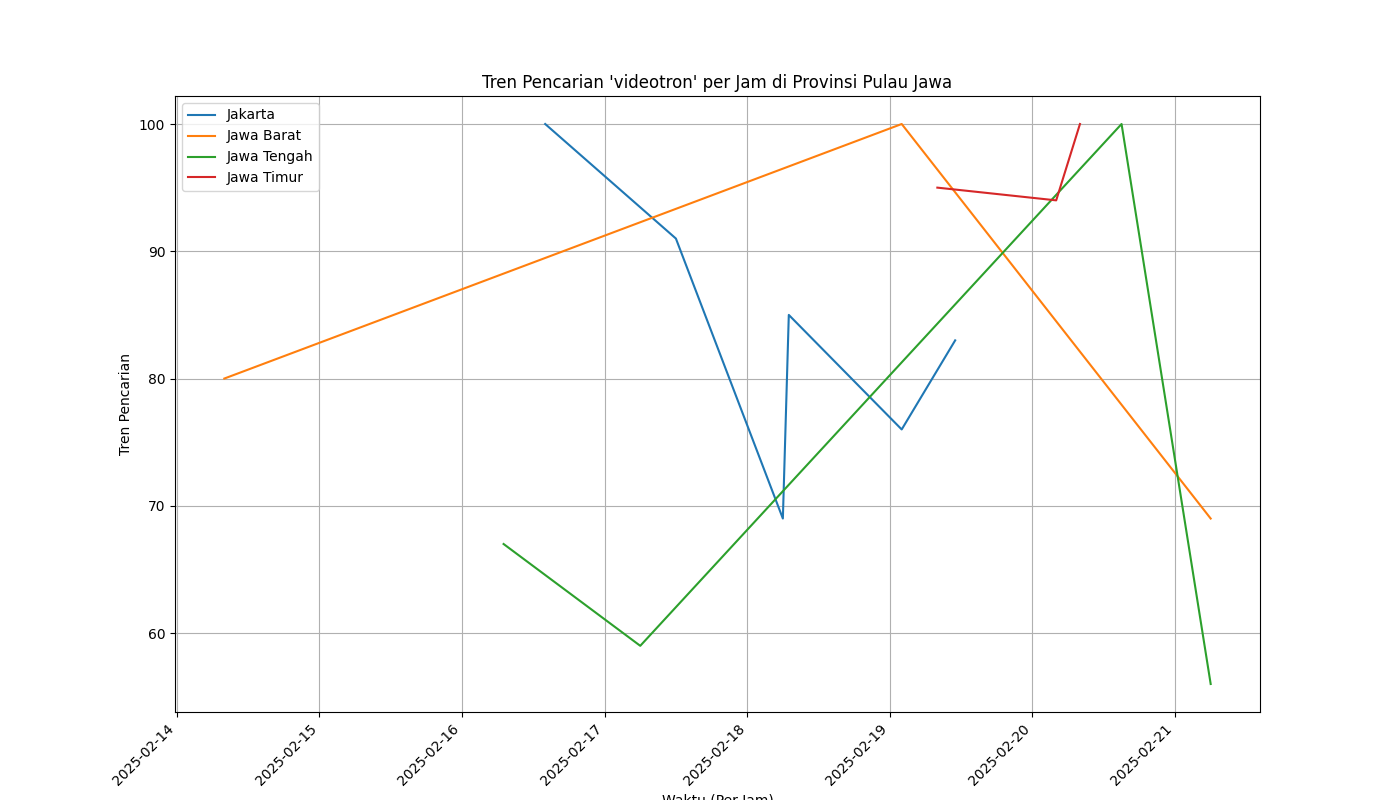

Write Python code to recreate this figure.
from pytrends.request import TrendReq
import pandas as pd
import matplotlib.pyplot as plt
import time

# Inisialisasi Pytrends
pytrends = TrendReq(hl='id', tz=360)

# Kata kunci pencarian
kw_list = ["videotron"]

# Daftar provinsi di Pulau Jawa
province_codes = {
    "Jakarta": "ID-JK",
    "Jawa Barat": "ID-JB",
    "Jawa Tengah": "ID-JT",
    "Jawa Timur": "ID-JI",
    "Banten": "ID-BT",
    "Yogyakarta": "ID-YO"
}

# Dictionary untuk menyimpan data tren per provinsi
data_provinsi = {}

# Looping untuk mendapatkan data tiap provinsi
for province_name, province_code in province_codes.items():
    try:
        # Bangun payload untuk provinsi tertentu
        pytrends.build_payload(kw_list, timeframe='now 7-d', geo=province_code, gprop='')
        
        # Ambil data tren per jam
        df_hourly = pytrends.interest_over_time()
        
        # Cek apakah kolom "running text" tersedia
        if "videotron" in df_hourly.columns:
            # Filter hanya data dengan nilai > 0
            df_hourly = df_hourly[df_hourly["videotron"] > 0]
            
            if not df_hourly.empty:
                data_provinsi[province_name] = df_hourly
                
                # Simpan data ke CSV per provinsi
                csv_filename = f"tren_videotron_{province_name}.csv"
                df_hourly.to_csv(csv_filename, index=True)
                print(f"Data tren di {province_name} telah disimpan ke dalam file: {csv_filename}")
            else:
                print(f"Data tren di {province_name} kosong setelah filter.")
        else:
            print(f"Tidak ada data untuk keyword 'videotron' di {province_name}")
    
    except pytrends.exceptions.TooManyRequestsError as e:
        print(f"TooManyRequestsError pada {province_name}. Menunggu 60 detik sebelum mencoba lagi...")
        time.sleep(60)
        # Setelah delay, Anda bisa mencoba kembali atau melewati provinsi ini
        continue
    except Exception as e:
        print(f"Error saat mengambil data untuk {province_name}: {e}")
    
    # Tambahkan delay antar request untuk menghindari rate limiting
    time.sleep(10)

# Plot hasil tren pencarian per provinsi (hanya yang memiliki data)
if data_provinsi:
    plt.figure(figsize=(14, 8))
    for province_name, df_hourly in data_provinsi.items():
        plt.plot(df_hourly.index, df_hourly["videotron"], label=province_name)
    
    plt.xlabel("Waktu (Per Jam)")
    plt.ylabel("Tren Pencarian")
    plt.title("Tren Pencarian 'videotron' per Jam di Provinsi Pulau Jawa")
    plt.xticks(rotation=45, ha="right")
    plt.legend()
    plt.grid()
    plt.show()
else:
    print("Tidak ada data yang dapat diplot.")

# Menampilkan 5 data terbaru dari masing-masing provinsi yang memiliki data
for province_name, df_hourly in data_provinsi.items():
    print(f"\nData tren pencarian per jam di {province_name}:")
    print(df_hourly.tail(5))
